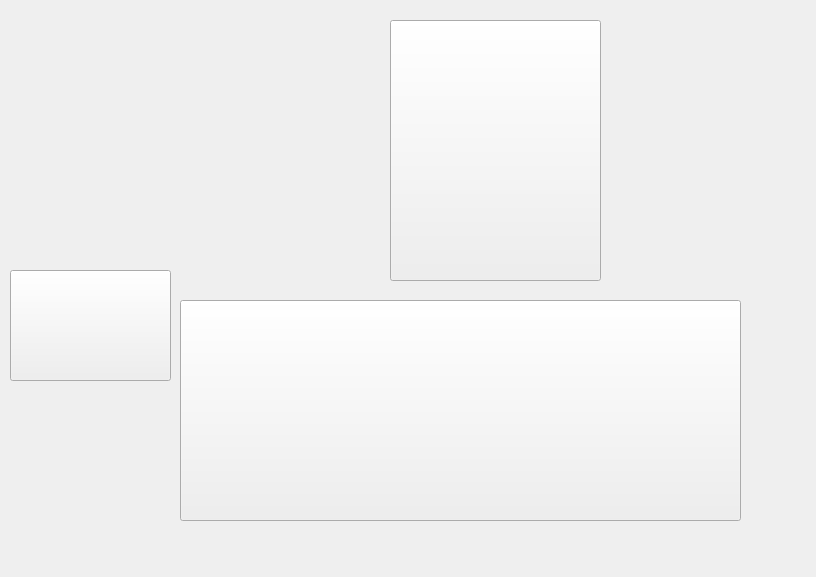
<?xml version="1.0" encoding="UTF-8"?>
<ui version="4.0">
 <class>MainWindow</class>
 <widget class="QMainWindow" name="MainWindow">
  <property name="geometry">
   <rect>
    <x>0</x>
    <y>0</y>
    <width>816</width>
    <height>577</height>
   </rect>
  </property>
  <property name="minimumSize">
   <size>
    <width>816</width>
    <height>577</height>
   </size>
  </property>
  <property name="maximumSize">
   <size>
    <width>816</width>
    <height>577</height>
   </size>
  </property>
  <property name="windowTitle">
   <string>MainWindow</string>
  </property>
  <widget class="QWidget" name="centralwidget">
   <widget class="QLabel" name="label">
    <property name="geometry">
     <rect>
      <x>0</x>
      <y>0</y>
      <width>816</width>
      <height>577</height>
     </rect>
    </property>
    <property name="minimumSize">
     <size>
      <width>816</width>
      <height>577</height>
     </size>
    </property>
    <property name="maximumSize">
     <size>
      <width>816</width>
      <height>577</height>
     </size>
    </property>
    <property name="text">
     <string/>
    </property>
    <property name="textFormat">
     <enum>Qt::AutoText</enum>
    </property>
    <property name="pixmap">
     <pixmap resource="../../imagens/Sala/Sala.qrc">:/png/SalaCube.png</pixmap>
    </property>
    <property name="scaledContents">
     <bool>true</bool>
    </property>
   </widget>
   <widget class="QPushButton" name="sofa">
    <property name="geometry">
     <rect>
      <x>180</x>
      <y>300</y>
      <width>561</width>
      <height>221</height>
     </rect>
    </property>
    <property name="text">
     <string/>
    </property>
   </widget>
   <widget class="QPushButton" name="mesa">
    <property name="geometry">
     <rect>
      <x>10</x>
      <y>270</y>
      <width>161</width>
      <height>111</height>
     </rect>
    </property>
    <property name="text">
     <string/>
    </property>
   </widget>
   <widget class="QPushButton" name="quadro">
    <property name="geometry">
     <rect>
      <x>390</x>
      <y>20</y>
      <width>211</width>
      <height>261</height>
     </rect>
    </property>
    <property name="text">
     <string/>
    </property>
   </widget>
  </widget>
 </widget>
 <resources>
  <include location="../../imagens/Sala/Sala.qrc"/>
  <include location="../imagens/Sala/Sala.qrc"/>
 </resources>
 <connections/>
</ui>
